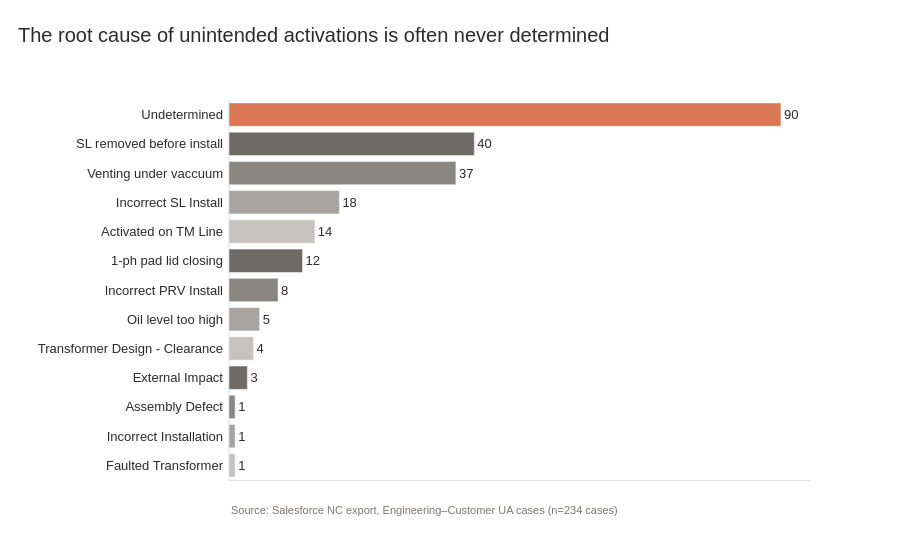

The cell this chart's notebook holds for it:
### Code cell
fig_ua_bar = ranked_bar(ua_counts, "Root Cause", "Undetermined",
                        "The root cause of unintended activations is often never determined")
add_source(fig_ua_bar, f"Source: Salesforce NC export, Engineering–Customer UA cases (n={len(df_ua)} cases)")
fig_ua_bar.show()

### Figure 1 — Plotly figure (JSON) as saved in the notebook; plotly's stock layout.template omitted (floating-point values rounded to 4 significant figures)
{"data": [{"hovertemplate": "Root Cause=%{y}<br>Count=%{text}<extra></extra>", "legendgroup": "Undetermined", "marker": {"color": "#D97757", "pattern": {"shape": ""}}, "name": "Undetermined", "orientation": "h", "showlegend": true, "text": [90.0], "textposition": "outside", "type": "bar", "x": [90], "xaxis": "x", "y": ["Undetermined"], "yaxis": "y"}, {"hovertemplate": "Root Cause=%{y}<br>Count=%{text}<extra></extra>", "legendgroup": "SL removed before install", "marker": {"color": "#6E6B66", "pattern": {"shape": ""}}, "name": "SL removed before install", "orientation": "h", "showlegend": true, "text": [40.0], "textposition": "outside", "type": "bar", "x": [40], "xaxis": "x", "y": ["SL removed before install"], "yaxis": "y"}, {"hovertemplate": "Root Cause=%{y}<br>Count=%{text}<extra></extra>", "legendgroup": "Venting under vaccuum", "marker": {"color": "#8A8782", "pattern": {"shape": ""}}, "name": "Venting under vaccuum", "orientation": "h", "showlegend": true, "text": [37.0], "textposition": "outside", "type": "bar", "x": [37], "xaxis": "x", "y": ["Venting under vaccuum"], "yaxis": "y"}, {"hovertemplate": "Root Cause=%{y}<br>Count=%{text}<extra></extra>", "legendgroup": "Incorrect SL Install", "marker": {"color": "#A8A5A0", "pattern": {"shape": ""}}, "name": "Incorrect SL Install", "orientation": "h", "showlegend": true, "text": [18.0], "textposition": "outside", "type": "bar", "x": [18], "xaxis": "x", "y": ["Incorrect SL Install"], "yaxis": "y"}, {"hovertemplate": "Root Cause=%{y}<br>Count=%{text}<extra></extra>", "legendgroup": "Activated on TM Line", "marker": {"color": "#C6C3BE", "pattern": {"shape": ""}}, "name": "Activated on TM Line", "orientation": "h", "showlegend": true, "text": [14.0], "textposition": "outside", "type": "bar", "x": [14], "xaxis": "x", "y": ["Activated on TM Line"], "yaxis": "y"}, {"hovertemplate": "Root Cause=%{y}<br>Count=%{text}<extra></extra>", "legendgroup": "1-ph pad lid closing", "marker": {"color": "#6E6B66", "pattern": {"shape": ""}}, "name": "1-ph pad lid closing", "orientation": "h", "showlegend": true, "text": [12.0], "textposition": "outside", "type": "bar", "x": [12], "xaxis": "x", "y": ["1-ph pad lid closing"], "yaxis": "y"}, {"hovertemplate": "Root Cause=%{y}<br>Count=%{text}<extra></extra>", "legendgroup": "Incorrect PRV Install", "marker": {"color": "#8A8782", "pattern": {"shape": ""}}, "name": "Incorrect PRV Install", "orientation": "h", "showlegend": true, "text": [8.0], "textposition": "outside", "type": "bar", "x": [8], "xaxis": "x", "y": ["Incorrect PRV Install"], "yaxis": "y"}, {"hovertemplate": "Root Cause=%{y}<br>Count=%{text}<extra></extra>", "legendgroup": "Oil level too high", "marker": {"color": "#A8A5A0", "pattern": {"shape": ""}}, "name": "Oil level too high", "orientation": "h", "showlegend": true, "text": [5.0], "textposition": "outside", "type": "bar", "x": [5], "xaxis": "x", "y": ["Oil level too high"], "yaxis": "y"}, {"hovertemplate": "Root Cause=%{y}<br>Count=%{text}<extra></extra>", "legendgroup": "Transformer Design - Clearance", "marker": {"color": "#C6C3BE", "pattern": {"shape": ""}}, "name": "Transformer Design - Clearance", "orientation": "h", "showlegend": true, "text": [4.0], "textposition": "outside", "type": "bar", "x": [4], "xaxis": "x", "y": ["Transformer Design - Clearance"], "yaxis": "y"}, {"hovertemplate": "Root Cause=%{y}<br>Count=%{text}<extra></extra>", "legendgroup": "External Impact", "marker": {"color": "#6E6B66", "pattern": {"shape": ""}}, "name": "External Impact", "orientation": "h", "showlegend": true, "text": [3.0], "textposition": "outside", "type": "bar", "x": [3], "xaxis": "x", "y": ["External Impact"], "yaxis": "y"}, {"hovertemplate": "Root Cause=%{y}<br>Count=%{text}<extra></extra>", "legendgroup": "Assembly Defect", "marker": {"color": "#8A8782", "pattern": {"shape": ""}}, "name": "Assembly Defect", "orientation": "h", "showlegend": true, "text": [1.0], "textposition": "outside", "type": "bar", "x": [1], "xaxis": "x", "y": ["Assembly Defect"], "yaxis": "y"}, {"hovertemplate": "Root Cause=%{y}<br>Count=%{text}<extra></extra>", "legendgroup": "Incorrect Installation", "marker": {"color": "#A8A5A0", "pattern": {"shape": ""}}, "name": "Incorrect Installation", "orientation": "h", "showlegend": true, "text": [1.0], "textposition": "outside", "type": "bar", "x": [1], "xaxis": "x", "y": ["Incorrect Installation"], "yaxis": "y"}, {"hovertemplate": "Root Cause=%{y}<br>Count=%{text}<extra></extra>", "legendgroup": "Faulted Transformer", "marker": {"color": "#C6C3BE", "pattern": {"shape": ""}}, "name": "Faulted Transformer", "orientation": "h", "showlegend": true, "text": [1.0], "textposition": "outside", "type": "bar", "x": [1], "xaxis": "x", "y": ["Faulted Transformer"], "yaxis": "y"}], "layout": {"annotations": [{"font": {"color": "#7A7772", "size": 11}, "showarrow": false, "text": "Source: Salesforce NC export, Engineering–Customer UA cases (n=234 cases)", "x": 0, "xanchor": "left", "xref": "paper", "y": -0.1, "yref": "paper"}], "barmode": "relative", "legend": {"title": {"text": "Root Cause"}, "tracegroupgap": 0}, "showlegend": false, "title": {"text": "The root cause of unintended activations is often never determined"}, "xaxis": {"anchor": "y", "domain": [0, 1], "showgrid": false, "showticklabels": false, "title": {"text": ""}}, "yaxis": {"anchor": "x", "categoryarray": ["Faulted Transformer", "Incorrect Installation", "Assembly Defect", "External Impact", "Transformer Design - Clearance", "Oil level too high", "Incorrect PRV Install", "1-ph pad lid closing", "Activated on TM Line", "Incorrect SL Install", "Venting under vaccuum", "SL removed before install", "Undetermined"], "categoryorder": "array", "domain": [0, 1], "title": {"text": ""}}}}
